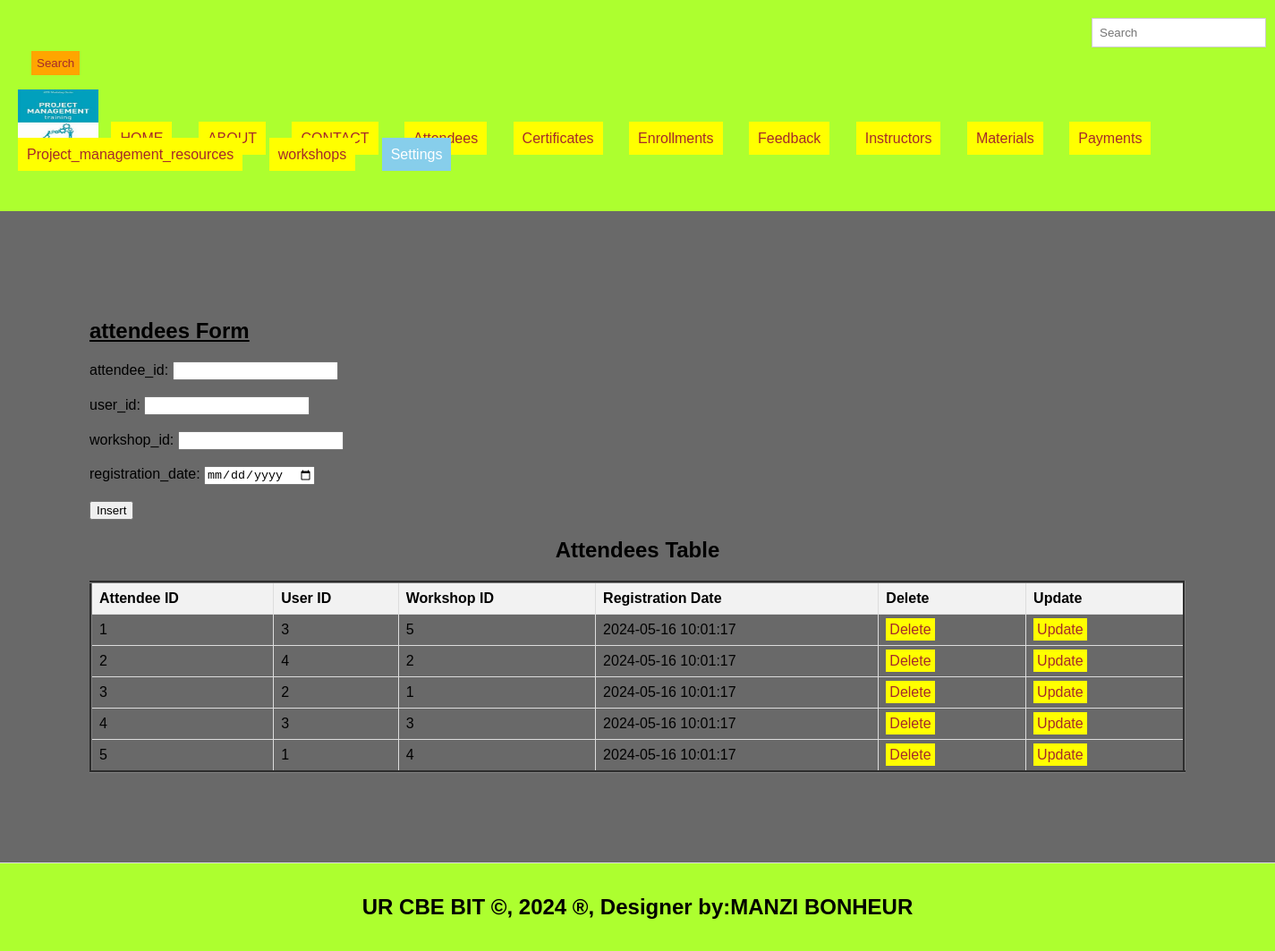
The page /attendees.php on the database its author committed.
### tables this page shows
CREATE TABLE `attendees` (
  `attendee_id` int(11) NOT NULL,
  `user_id` int(11) DEFAULT NULL,
  `workshop_id` int(11) DEFAULT NULL,
  `registration_date` timestamp NOT NULL DEFAULT current_timestamp()
);

### attendees.php (the view, shortened to what this page needs)
<!DOCTYPE html>
<html lang="en">
<head>
  <link rel="stylesheet" type="text/css" href="mystyle.css" title="style 1" media="screen, tv, projection, handheld, print"/>
  </head>
  <header>
<body bgcolor="dimgray">
  <form class="d-flex" role="search" action="search.php">
      <input class="form-control me-2" type="search" placeholder="Search" aria-label="Search" name="query">
      <button class="btn btn-outline-success" type="submit">Search</button>
    </form>
  <ul style="list-style-type: none; padding: 0;">
    <li style="display: inline; margin-right: 10px;">
    <img src="./image/logos.jpeg" width="90" height="60" alt="Logo">
  </li>
    <li style="display: inline; margin-right: 10px;"><a href="./home.html">HOME</a>
  </li>
    <li style="display: inline; margin-right: 10px;"><a href="./about.html">ABOUT</a>
  </li>
    <li style="display: inline; margin-right: 10px;"><a href="./contact.html">CONTACT</a>
  </li>
    <li style="display: inline; margin-right: 10px;"><a href="./attendees.php">Attendees</a>
  </li>
    <li style="display: inline; margin-right: 10px;"><a href="./certificates.php">Certificates</a>
  </li>
    <li style="display: inline; margin-right: 10px;"><a href="./enrollments.php">Enrollments</a>
  </li>
    <li style="display: inline; margin-right: 10px;"><a href="./feedback.php">Feedback</a>
  </li>
    <li style="display: inline; margin-right: 10px;"><a href="./instructors.php">Instructors</a>
  </li>  <li style="display: inline; margin-right: 10px;"><a href="./materials.php">Materials</a>
  </li>
    <li style="display: inline; margin-right: 10px;"><a href="./payments.php">Payments</a>
  </li>
    <li style="display: inline; margin-right: 10px;"><a href="./project_management_resources.php">Project_management_resources</a>
  </li>
<li style="display: inline; margin-right: 10px;"><a href="./workshops.php">workshops</a>
  </li>
    <li class="dropdown" style="display: inline; margin-right: 10px;">
      <a href="#" style="padding: 10px; color: white; background-color: skyblue; text-decoration: none; margin-right: 15px;">Settings</a>
    </li><br><br>
  </ul>
</header>
<section>
   <h1><u>attendees Form</u></h1>
<form method="post" onsubmit="return confirmInsert();">
    <label for="attendee_id">attendee_id:</label>
    <input type="number" id="driver_id" name="driver_id" required><br><br>
    <label for="user_id">user_id:</label>
    <input type="number" id="user_id" name="user_id" required><br><br>
    <label for="workshop_id">workshop_id:</label>
    <input type="text" id="license_number" name="license_number" required><br><br>
    <label for="registration_date">registration_date:</label>
    <input type=date id="car_model" name="car_model" required><br><br>
    <input type="submit" name="add" value="Insert">
</form>
<!DOCTYPE html>
<html>
<head>
</head>
<body>
    <center><h2>Attendees Table</h2></center>
    <table border="3">
        <tr>
            <th>Attendee ID</th>
            <th>User ID</th>
            <th>Workshop ID</th>
            <th>Registration Date</th>
            <th>Delete</th>
            <th>Update</th>
        </tr>
<?php
include('db_connection.php');
$sql = "SELECT * FROM attendees";
$result = $connection->query($sql);
if ($result->num_rows > 0) {
    while ($row = $result->fetch_assoc()) {
        $attendee_id = $row['attendee_id'];
        echo "<tr>
            <td>" . $row['attendee_id'] . "</td>
            <td>" . $row['user_id'] . "</td>
            <td>" . $row['workshop_id'] . "</td>
            <td>" . $row['registration_date'] . "</td>
            <td><a style='padding:4px' href='delete_attendees.php?attendee_id=$attendee_id'>Delete</a></td>
            <td><a style='padding:4px' href='update_attendees.php?attendee_id=$attendee_id'>Update</a></td>
        </tr>";
    }
} else {
    echo "<tr><td colspan='7'>No data found</td></tr>";
}
?>
    </table>
</body>
</section>
<footer>
  <center>
   <b><h2>UR CBE BIT &copy, 2024 &reg, Designer by:MANZI BONHEUR</h2></b>
  </center>
</footer>
</body>
</html>

### mystyle.css (style rules this page uses)
body { font-family: Arial, sans-serif; margin: 0; padding: 0; }
.form-control { padding: 8px; margin-left: 4px; border: 1px solid #ccc; }
.btn { padding: 6px; background-color: orange; color: brown; border: none; }
.dropdown { position: relative; display: inline; margin-right: 10px; }
body { font-family: Arial,sans-serif; margin:0; padding:0; }
header { background-color:greenyellow; padding: 20px; }
.dropdown { position: right; display:right; direction:rtl; }
section { padding:100px; border-bottom: 1px solid #ddd; }
footer { text-align: center; padding: 15px; background-color:greenyellow; }

### attendees.php (style rules this page uses)
a { padding: 10px; color: white; background-color: yellow; text-decoration: none; margin-right: 15px; }
a:link { color: brown; }
button.btn { margin-left: 15px; margin-top: 4px; }
input.form-control { margin-left: 1200px; padding: 8px; }
table { width: 100%; border-collapse: collapse; }
th, td { border: 1px solid #ddd; padding: 8px; text-align: left; }
th { background-color: #f2f2f2; }

### rows shown on the page
attendees: attendee_id "1", user "3", workshop "5", registration_date "2024-05-16 10:01:17"
attendees: attendee_id "2", user "4", workshop "2", registration_date "2024-05-16 10:01:17"
attendees: attendee_id "3", user "2", workshop "1", registration_date "2024-05-16 10:01:17"
attendees: attendee_id "4", user "3", workshop "3", registration_date "2024-05-16 10:01:17"
attendees: attendee_id "5", user "1", workshop "4", registration_date "2024-05-16 10:01:17"
